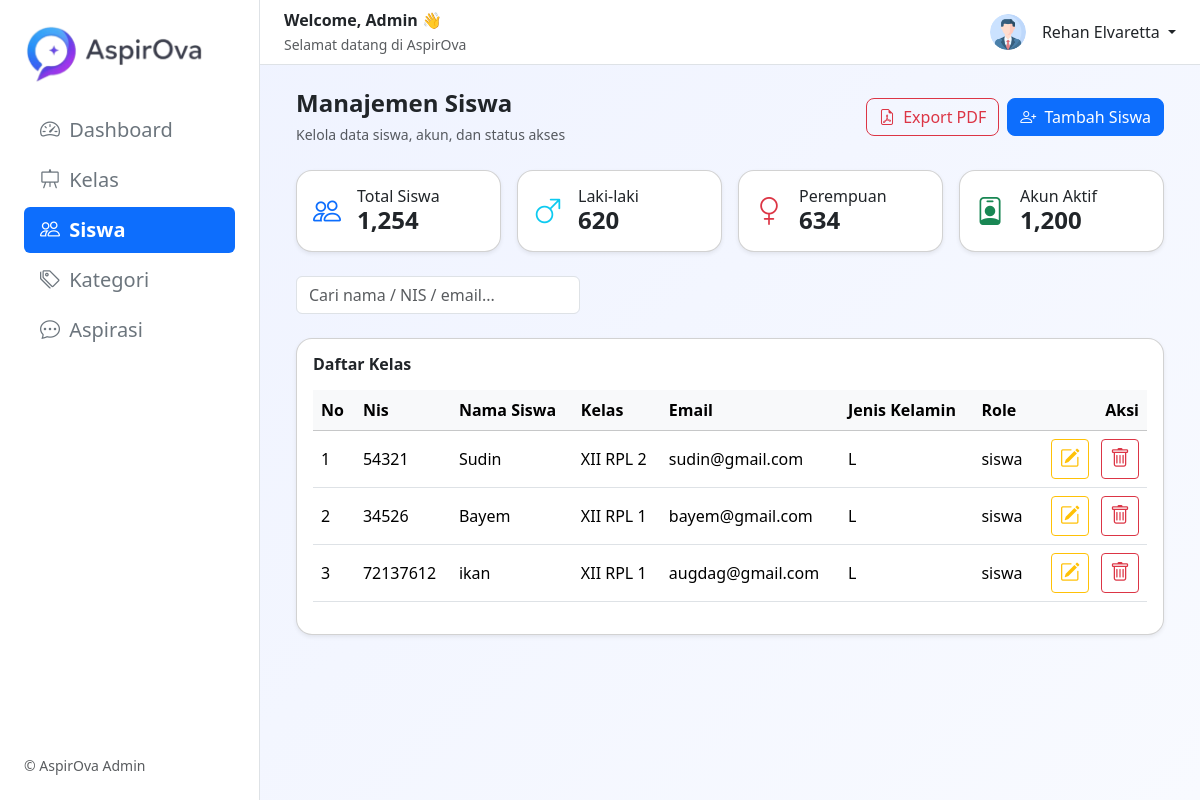
/admin/siswa/index.php (signed in), run on the app's committed database.
### tables this page shows
CREATE TABLE `tb_user` (
  `id_user` int(11) NOT NULL,
  `nis` varchar(15) NOT NULL,
  `nama` varchar(100) NOT NULL,
  `email` varchar(50) NOT NULL,
  `password` text NOT NULL,
  `jenis_kelamin` enum('P','L') NOT NULL,
  `id_kelas` int(11) NOT NULL,
  `role` enum('admin','siswa') NOT NULL,
  `created_at` timestamp NOT NULL DEFAULT current_timestamp()
);

CREATE TABLE `tb_kelas` (
  `id_kelas` int(11) NOT NULL,
  `nama_kelas` varchar(50) NOT NULL,
  `tahun_ajaran` varchar(10) NOT NULL,
  `created_at` timestamp NOT NULL DEFAULT current_timestamp()
);

### admin/siswa/index.php (the view, shortened to what this page needs)
<?php
include "../../includes/koneksi.php";
?>
<?php include "../layout/header.php"; ?>
<?php include "../layout/sidebar.php"; ?>
<div class="flex-fill d-flex flex-column">
    <?php include "../layout/topbar.php"; ?>
    <main class="p-4 overflow-auto">
        <div class="container-fluid">
            <div class="d-flex justify-content-between align-items-center mb-4">
                <div>
                    <h4 class="fw-bold mb-1">Manajemen Siswa</h4>
                    <small class="text-muted">
                        Kelola data siswa, akun, dan status akses
                    </small>
                </div>
                <div class="d-flex gap-2">
                    <button class="btn btn-outline-danger rounded-3">
                        <i class="bi bi-file-earmark-pdf me-1"></i> Export PDF
                    </button>
                    <button type="button" class="btn btn-primary rounded-3" data-bs-toggle="modal" data-bs-target="#exampleModal">
                        <i class="bi bi-person-plus me-1"></i> Tambah Siswa
                    </button>
                </div>
            </div>
            <div class="row g-3 mb-4">
                <div class="col-md-3">
                    <div class="card rounded-4 shadow-sm">
                        <div class="card-body">
                            <div class="d-flex align-items-center gap-3">
                                <i class="bi bi-people fs-3 text-primary"></i>
                                <div>
                                    <h6 class="mb-0">Total Siswa</h6>
                                    <h4 class="fw-bold mb-0">1,254</h4>
                                </div>
                            </div>
                        </div>
                    </div>
                </div>
                <div class="col-md-3">
                    <div class="card rounded-4 shadow-sm">
                        <div class="card-body">
                            <div class="d-flex align-items-center gap-3">
                                <i class="bi bi-gender-male fs-3 text-info"></i>
                                <div>
                                    <h6 class="mb-0">Laki-laki</h6>
                                    <h4 class="fw-bold mb-0">620</h4>
                                </div>
                            </div>
                        </div>
                    </div>
                </div>
                <div class="col-md-3">
                    <div class="card rounded-4 shadow-sm">
                        <div class="card-body">
                            <div class="d-flex align-items-center gap-3">
                                <i class="bi bi-gender-female fs-3 text-danger"></i>
                                <div>
                                    <h6 class="mb-0">Perempuan</h6>
                                    <h4 class="fw-bold mb-0">634</h4>
                                </div>
                            </div>
                        </div>
                    </div>
                </div>
                <div class="col-md-3">
                    <div class="card rounded-4 shadow-sm">
                        <div class="card-body">
                            <div class="d-flex align-items-center gap-3">
                                <i class="bi bi-person-badge fs-3 text-success"></i>
                                <div>
                                    <h6 class="mb-0">Akun Aktif</h6>
                                    <h4 class="fw-bold mb-0">1,200</h4>
                                </div>
                            </div>
                        </div>
                    </div>
                </div>
            </div>
            <form method="GET" class="row g-2 mb-4">
                <div class="col-md-4">
                    <input type="text"
                        name="keyword"
                        class="form-control"
                        placeholder="Cari nama / NIS / email..."
                        value="<?= $_GET['keyword'] ?? '' ?>"
                        autofocus>
                </div>
            </form>
            <div class="card rounded-4 shadow-sm">
                <div class="card-body">
                    <h6 class="fw-bold mb-3">Daftar Kelas</h6>
                    <table class="table align-middle">
                        <thead class="table-light">
                            <tr>
                                <th>No</th>
                                <th>Nis</th>
                                <th>Nama Siswa</th>
                                <th>Kelas</th>
                                <th>Email</th>
                                <th>Jenis Kelamin</th>
                                <th>Role</th>
                                <th class="text-end">Aksi</th>
                            </tr>
                        </thead>
                        <tbody>
                            <?php
                                $sql = "SELECT tb_user.*, tb_kelas.nama_kelas
                                        FROM tb_user
                                        JOIN tb_kelas
                                            ON tb_user.id_kelas = tb_kelas.id_kelas
                                        WHERE tb_user.role = 'siswa'";
                            $sql_eksekusi =  mysqli_query($koneksi, $sql);
                            $nomor = 1;
                            while ($data = mysqli_fetch_array($sql_eksekusi)) {
                                echo "<tr>";
                                echo "  <td>" . $nomor++ . "</td>";
                                echo "  <td>" . $data['nis'] . "</td>";
                                echo "  <td>" . $data['nama'] . "</td>";
                                echo "  <td>" . $data['nama_kelas'] . "</td>";
                                echo "  <td>" . $data['email'] . "</td>";
                                echo "  <td>" . $data['jenis_kelamin'] . "</td>";
                                echo "  <td>" . $data['role'] . "</td>";
                            ?>
                                <td class="text-end">
                                    <button class="btn btn-sm btn-outline-warning me-2" data-bs-toggle="modal" data-bs-target="#modalubah<?= $nomor; ?>"><i class="bi bi-pencil-square fs-5"></i></button>
                                    <button class="btn btn-sm btn-outline-danger" data-bs-toggle="modal" data-bs-target="#modalhapus<?= $nomor; ?>"><i class="bi bi-trash fs-5"></i></button>
                                </td>
                            <?php } ?>
                        </tbody>
                    </table>
                </div>
            </div>
        </div>
    </main>
</div>
<?php include "../layout/footer.php"; ?>

### admin/layout/header.php (style rules this page uses)
body { background: linear-gradient(135deg, #eef2ff, #f8faff); }

### data on the page
tb_user: nis "54321", nama "Sudin", id_kelas.nama_kelas "XII RPL 2", email "sudin@gmail.com", jenis_kelamin "L", role "siswa"
tb_user: nis "34526", nama "Bayem", id_kelas.nama_kelas "XII RPL 1", email "bayem@gmail.com", jenis_kelamin "L", role "siswa"
tb_user: nis "72137612", nama "ikan", id_kelas.nama_kelas "XII RPL 1", email "augdag@gmail.com", jenis_kelamin "L", role "siswa"

### other printed values
$_SESSION['nama'] "Rehan Elvaretta"
